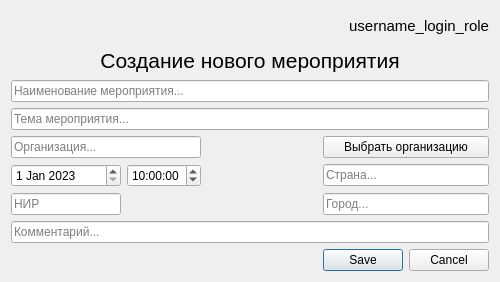
<?xml version="1.0" encoding="UTF-8"?>
<ui version="4.0">
 <class>Create_event</class>
 <widget class="QDialog" name="Create_event">
  <property name="windowModality">
   <enum>Qt::NonModal</enum>
  </property>
  <property name="geometry">
   <rect>
    <x>0</x>
    <y>0</y>
    <width>500</width>
    <height>282</height>
   </rect>
  </property>
  <property name="sizePolicy">
   <sizepolicy hsizetype="Fixed" vsizetype="Preferred">
    <horstretch>0</horstretch>
    <verstretch>0</verstretch>
   </sizepolicy>
  </property>
  <property name="minimumSize">
   <size>
    <width>500</width>
    <height>282</height>
   </size>
  </property>
  <property name="maximumSize">
   <size>
    <width>500</width>
    <height>282</height>
   </size>
  </property>
  <property name="windowTitle">
   <string>Логистик</string>
  </property>
  <layout class="QGridLayout" name="gridLayout">
   <item row="6" column="0">
    <widget class="QDateEdit" name="event_data">
     <property name="dateTime">
      <datetime>
       <hour>0</hour>
       <minute>0</minute>
       <second>0</second>
       <year>2023</year>
       <month>1</month>
       <day>1</day>
      </datetime>
     </property>
     <property name="maximumDateTime">
      <datetime>
       <hour>23</hour>
       <minute>59</minute>
       <second>59</second>
       <year>2050</year>
       <month>12</month>
       <day>30</day>
      </datetime>
     </property>
     <property name="minimumDate">
      <date>
       <year>1752</year>
       <month>9</month>
       <day>15</day>
      </date>
     </property>
    </widget>
   </item>
   <item row="5" column="3">
    <widget class="QPushButton" name="pushButton_select_organization">
     <property name="text">
      <string>Выбрать организацию</string>
     </property>
    </widget>
   </item>
   <item row="7" column="0">
    <widget class="QLineEdit" name="lineEdit_type_event">
     <property name="placeholderText">
      <string>НИР</string>
     </property>
    </widget>
   </item>
   <item row="7" column="3">
    <widget class="QLineEdit" name="event_city">
     <property name="placeholderText">
      <string>Город...</string>
     </property>
    </widget>
   </item>
   <item row="6" column="3">
    <widget class="QLineEdit" name="event_country">
     <property name="placeholderText">
      <string>Страна...</string>
     </property>
    </widget>
   </item>
   <item row="6" column="2">
    <spacer name="horizontalSpacer">
     <property name="orientation">
      <enum>Qt::Horizontal</enum>
     </property>
     <property name="sizeHint" stdset="0">
      <size>
       <width>40</width>
       <height>20</height>
      </size>
     </property>
    </spacer>
   </item>
   <item row="3" column="0" colspan="4">
    <widget class="QLineEdit" name="event_name">
     <property name="placeholderText">
      <string>Наименование мероприятия...</string>
     </property>
    </widget>
   </item>
   <item row="5" column="0" colspan="2">
    <widget class="QLineEdit" name="lineEdit_selected_organization">
     <property name="placeholderText">
      <string>Организация...</string>
     </property>
    </widget>
   </item>
   <item row="6" column="1">
    <widget class="QTimeEdit" name="event_time">
     <property name="time">
      <time>
       <hour>10</hour>
       <minute>0</minute>
       <second>0</second>
      </time>
     </property>
    </widget>
   </item>
   <item row="10" column="3">
    <widget class="QDialogButtonBox" name="buttonBox">
     <property name="orientation">
      <enum>Qt::Horizontal</enum>
     </property>
     <property name="standardButtons">
      <set>QDialogButtonBox::Cancel|QDialogButtonBox::Save</set>
     </property>
    </widget>
   </item>
   <item row="4" column="0" colspan="4">
    <widget class="QLineEdit" name="event_theme">
     <property name="placeholderText">
      <string>Тема мероприятия...</string>
     </property>
    </widget>
   </item>
   <item row="9" column="0" colspan="4">
    <widget class="QLineEdit" name="event_comment">
     <property name="placeholderText">
      <string>Комментарий...</string>
     </property>
    </widget>
   </item>
   <item row="1" column="0" colspan="4">
    <widget class="QLabel" name="label_create_event">
     <property name="font">
      <font>
       <pointsize>16</pointsize>
      </font>
     </property>
     <property name="text">
      <string>Создание нового мероприятия</string>
     </property>
     <property name="alignment">
      <set>Qt::AlignCenter</set>
     </property>
    </widget>
   </item>
   <item row="0" column="2" colspan="2">
    <widget class="QLabel" name="label_username_login_role">
     <property name="font">
      <font>
       <pointsize>11</pointsize>
      </font>
     </property>
     <property name="text">
      <string>username_login_role</string>
     </property>
     <property name="alignment">
      <set>Qt::AlignRight|Qt::AlignTrailing|Qt::AlignVCenter</set>
     </property>
    </widget>
   </item>
  </layout>
 </widget>
 <tabstops>
  <tabstop>event_name</tabstop>
  <tabstop>event_theme</tabstop>
  <tabstop>lineEdit_selected_organization</tabstop>
  <tabstop>pushButton_select_organization</tabstop>
  <tabstop>event_data</tabstop>
  <tabstop>event_time</tabstop>
  <tabstop>lineEdit_type_event</tabstop>
  <tabstop>event_country</tabstop>
  <tabstop>event_city</tabstop>
  <tabstop>event_comment</tabstop>
 </tabstops>
 <resources/>
 <connections>
  <connection>
   <sender>buttonBox</sender>
   <signal>accepted()</signal>
   <receiver>Create_event</receiver>
   <slot>accept()</slot>
   <hints>
    <hint type="sourcelabel">
     <x>248</x>
     <y>254</y>
    </hint>
    <hint type="destinationlabel">
     <x>157</x>
     <y>274</y>
    </hint>
   </hints>
  </connection>
  <connection>
   <sender>buttonBox</sender>
   <signal>rejected()</signal>
   <receiver>Create_event</receiver>
   <slot>reject()</slot>
   <hints>
    <hint type="sourcelabel">
     <x>316</x>
     <y>260</y>
    </hint>
    <hint type="destinationlabel">
     <x>286</x>
     <y>274</y>
    </hint>
   </hints>
  </connection>
 </connections>
</ui>
